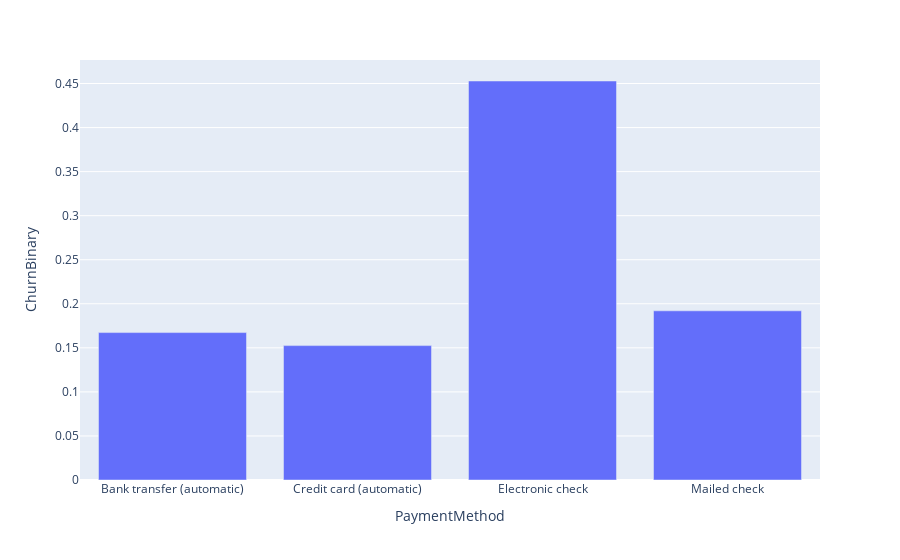

Notebook cell for this chart:
### Code cell
px.bar(data_frame=churn_by_payment, x='PaymentMethod', y='ChurnBinary')

### Figure 1 — Plotly figure (JSON) as saved in the notebook; plotly's stock layout.template omitted (floating-point values rounded to 4 significant figures)
{"data": [{"alignmentgroup": "True", "hoverlabel": {"namelength": 0}, "hovertemplate": "PaymentMethod=%{x}<br>ChurnBinary=%{y}", "legendgroup": "", "marker": {"color": "#636efa"}, "name": "", "offsetgroup": "", "orientation": "v", "showlegend": false, "textposition": "auto", "type": "bar", "x": ["Bank transfer (automatic)", "Credit card (automatic)", "Electronic check", "Mailed check"], "xaxis": "x", "y": [0.1673, 0.1525, 0.4529, 0.192], "yaxis": "y"}], "layout": {"autosize": true, "barmode": "relative", "legend": {"tracegroupgap": 0}, "margin": {"t": 60}, "xaxis": {"anchor": "y", "autorange": true, "domain": [0, 1], "range": [-0.5, 3.5], "title": {"text": "PaymentMethod"}, "type": "category"}, "yaxis": {"anchor": "x", "autorange": true, "domain": [0, 1], "range": [0, 0.4767], "title": {"text": "ChurnBinary"}, "type": "linear"}}}
